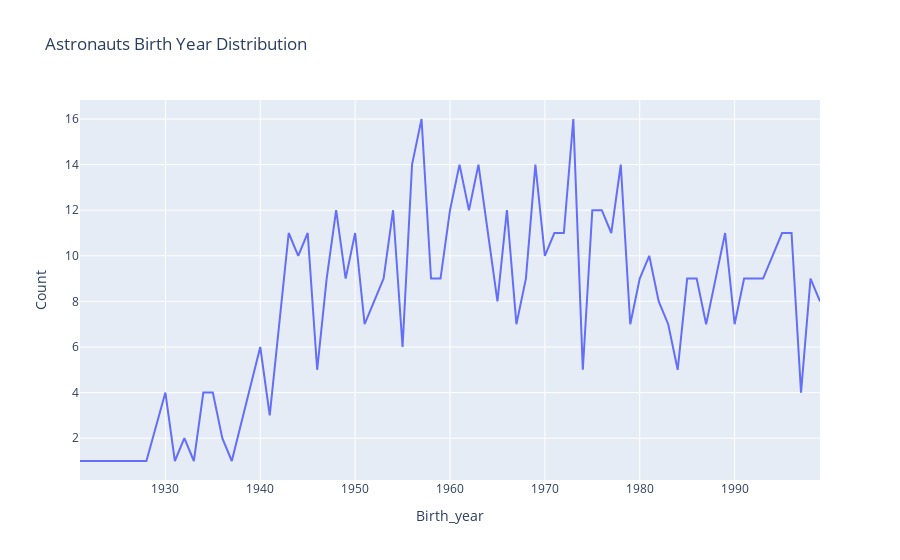

Notebook code for this chart:
### Code cell
year_counts = astronauts["Birth_year"].value_counts().sort_index().reset_index()
year_counts.columns = ["Birth_year", "Count"]

# Plot astronauts birth years distribution
fig = px.line(year_counts, x="Birth_year", y="Count",
              title="Astronauts Birth Year Distribution")
fig.show()

### Figure 1 — Plotly figure (JSON) as saved in the notebook; plotly's stock layout.template omitted (floating-point values rounded to 4 significant figures)
{"data": [{"hovertemplate": "Birth_year=%{x}<br>Count=%{y}<extra></extra>", "legendgroup": "", "line": {"color": "#636efa", "dash": "solid"}, "marker": {"symbol": "circle"}, "mode": "lines", "name": "", "orientation": "v", "showlegend": false, "type": "scatter", "x": [1921, 1923, 1927, 1928, 1930, 1931, 1932, 1933, 1934, 1935, 1936, 1937, 1940, 1941, 1942, 1943, 1944, 1945, 1946, 1947, 1948, 1949, 1950, 1951, 1952, 1953, 1954, 1955, 1956, 1957, 1958, 1959, 1960, 1961, 1962, 1963, 1964, 1965, 1966, 1967, 1968, 1969, 1970, 1971, 1972, 1973, 1974, 1975, 1976, 1977, 1978, 1979, 1980, 1981, 1982, 1983, 1984, 1985, 1986, 1987, 1988, 1989, 1990, 1991, 1992, 1993, 1994, 1995, 1996, 1997, 1998, 1999], "xaxis": "x", "y": [1, 1, 1, 1, 4, 1, 2, 1, 4, 4, 2, 1, 6, 3, 7, 11, 10, 11, 5, 9, 12, 9, 11, 7, 8, 9, 12, 6, 14, 16, 9, 9, 12, 14, 12, 14, 11, 8, 12, 7, 9, 14, 10, 11, 11, 16, 5, 12, 12, 11, 14, 7, 9, 10, 8, 7, 5, 9, 9, 7, 9, 11, 7, 9, 9, 9, 10, 11, 11, 4, 9, 8], "yaxis": "y"}], "layout": {"legend": {"tracegroupgap": 0}, "title": {"text": "Astronauts Birth Year Distribution"}, "xaxis": {"anchor": "y", "domain": [0, 1], "title": {"text": "Birth_year"}}, "yaxis": {"anchor": "x", "domain": [0, 1], "title": {"text": "Count"}}}}
